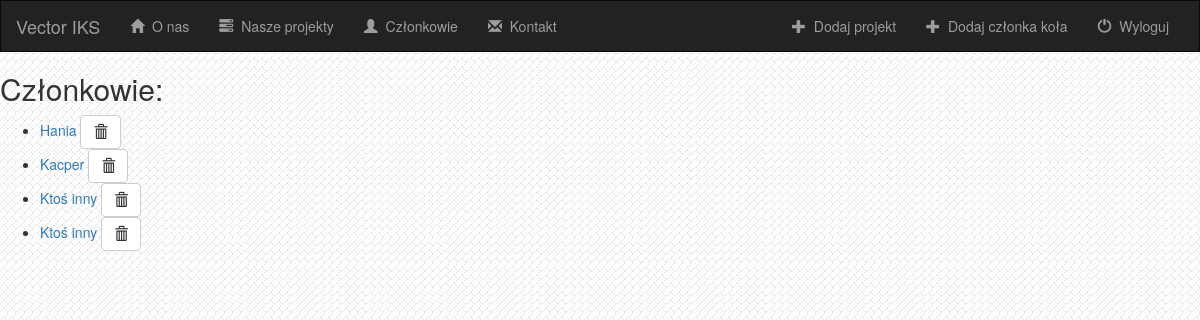
/members/, run on an earlier commit of the app's database.
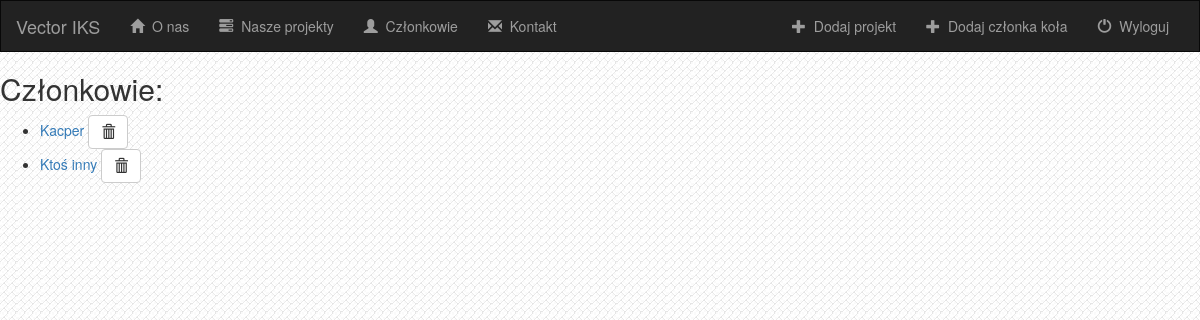
And on a later commit of the database.
### members/models.py (models this page shows, shortened)
class Member(models.Model):
    name = models.CharField(max_length=200)
    technologies = models.CharField(max_length=500)
    photo = models.FileField()
    more = models.TextField()

### members/views.py (the view)
class IndexView(generic.ListView):
    template_name = 'members/index.html'
    context_object_name = 'all_members'
    def get_queryset(self):
        return Member.objects.all()

### members/templates/members/index.html (shortened to what this page needs)
{% extends 'members/base.html' %}
{% load staticfiles %}
{% block body %}
<link rel="stylesheet" type="text/css" href="{% static 'members/style.css' %}">
<h2>Członkowie:</h2>
{% if all_members %}
    <ul>
        {% for member in all_members %}
        <li><a href="{% url 'members:detail' member.id %}">{{ member.name }}</a>
            <form action="{% url 'members:member-delete' member.id %}" method="post" style="display: inline;">
                   <button type="submit" class="btn btn-default btn-small">
                       <span class="glyphicon glyphicon-trash"></span>
                    </button>
            </form>
        </li>
        {% endfor %}
    </ul>
{% else %}
    <h3>Nie ma członków :(</h3>
{% endif %}
{% endblock %}

What changed in the data, as far as the page shows it:
removed Member: name "Hania"
removed Member: name "Ktoś inny"
